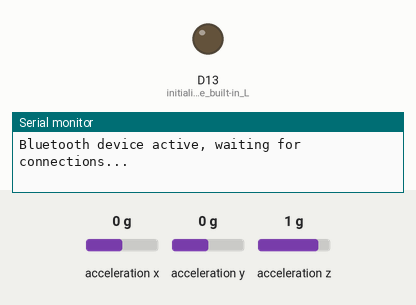
Recording of a sketch running on a simulated Arduino Nano 33 BLE. Shown: output pins drawn as LEDs (lit = HIGH), the last lines printed to the serial monitor. The inputs (shaded band) are chosen by the test bench; at power-on: acceleration x 0 g, acceleration y 0 g, acceleration z 1 g. Nothing arrives over Bluetooth unless stated; a phone connects over Bluetooth LE 3 s after start.

Above: at 0.1 s.
At 4.0 s:
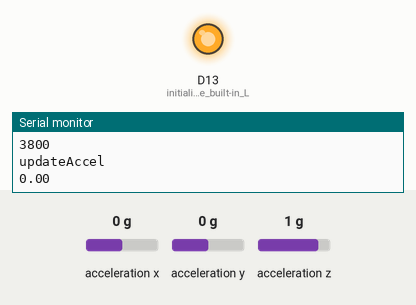
4.1 s: acceleration x set to -1.4 g
Timing chart, 0 to 7.1 s (numbered marks = the images above; inputs shaded):
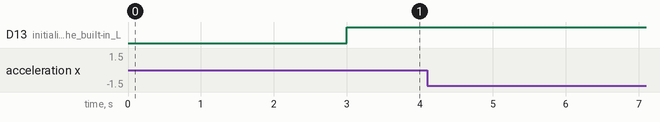

The sketch:

battery.ino
```cpp
#include <ArduinoBLE.h>
#include <Arduino_LSM9DS1.h>

//  // BLE Battery Service
// BLEService batteryService("180F");

 // BLE IMU Service
BLEService imuService("180F");

// // BLE Battery Level Characteristic
// BLEUnsignedCharCharacteristic batteryLevelChar("2A19",  // standard 16-bit characteristic UUID
//     BLERead | BLENotify); // remote clients will be able to get notifications if this characteristic changes

// BLE accelerometer Characteristic
BLEFloatCharacteristic accelerometerChar("2A19",
    BLERead | BLENotify);

int oldBatteryLevel = 0;  // last battery level reading from analog input
long previousMillis = 0;  // last time the battery level was checked, in ms

float oldAccelerometer = 0;  // last battery level reading from analog input
float oldAccX = 0;
float x, y, z;

void setup() {
    Serial.begin(9600);    // initialize serial communication
    while (!Serial);

    pinMode(LED_BUILTIN, OUTPUT); // initialize the built-in LED pin to indicate when a central is connected

    // begin initialization
    if (!BLE.begin()) {
        Serial.println("starting BLE failed!");

        while (1);
    }

    if (!IMU.begin()) {
        Serial.println("Failed to initialize IMU!");
        while (1);
    }

    /* Set a local name for the BLE device
        This name will appear in advertising packets
        and can be used by remote devices to identify this BLE device
        The name can be changed but maybe be truncated based on space left in advertisement packet
    */
    // BLE.setLocalName("BatteryMonitor");
    // BLE.setAdvertisedService(batteryService); // add the service UUID
    // batteryService.addCharacteristic(batteryLevelChar); // add the battery level characteristic
    // BLE.addService(batteryService); // Add the battery service
    // batteryLevelChar.writeValue(oldBatteryLevel); // set initial value for this characteristic

    BLE.setLocalName("IMU");
    BLE.setAdvertisedService(imuService); // add the service UUID
    imuService.addCharacteristic(accelerometerChar); // add the battery level characteristic
    BLE.addService(imuService); // Add the battery service
    accelerometerChar.writeValue(oldAccX); // set initial value for this characteristic
    /* Start advertising BLE.  It will start continuously transmitting BLE
        advertising packets and will be visible to remote BLE central devices
        until it receives a new connection */

    // start advertising
    BLE.advertise();

    Serial.println("Bluetooth device active, waiting for connections...");
    }

void loop() {
    // wait for a BLE central
    BLEDevice central = BLE.central();

    // if a central is connected to the peripheral:
    if (central) {
        Serial.print("Connected to central: ");
        // print the central's BT address:
        Serial.println(central.address());
        // turn on the LED to indicate the connection:
        digitalWrite(LED_BUILTIN, HIGH);
        Serial.println("led on");
        // check the battery level every 200ms
        // while the central is connected:
        while (central.connected()) {
            long currentMillis = millis();
            // if 200ms have passed, check the battery level:
            if (currentMillis - previousMillis >= 200) {
                previousMillis = currentMillis;
                Serial.println(currentMillis);
                // updateBatteryLevel();
                updateAccelerometer();
            }
        }
        Serial.println("before led off");
        // when the central disconnects, turn off the LED:
        digitalWrite(LED_BUILTIN, LOW);
        Serial.print("Disconnected from central: ");
        Serial.println(central.address());
    }
}

// void updateBatteryLevel() {
//     /* Read the current voltage level on the A0 analog input pin.
//         This is used here to simulate the charge level of a battery.
//     */
//     int battery = analogRead(A0);
//     int batteryLevel = map(battery, 0, 1023, 0, 100);

//     if (batteryLevel != oldBatteryLevel) {      // if the battery level has changed
//         Serial.print("Battery Level % is now: "); // print it
//         Serial.println(batteryLevel);
//         batteryLevelChar.writeValue(batteryLevel);  // and update the battery level characteristic
//         oldBatteryLevel = batteryLevel;           // save the level for next comparison
//     }
// }

void updateAccelerometer() {
    Serial.println("updateAccel");
    if (IMU.accelerationAvailable()) {
        IMU.readAcceleration(x, y, z);
    }

    float accX = x;
    Serial.println(x);
    // if (x > 0.1) {
    //     x = 100 * x;
    //     degreesX = map(x, 0, 97, 0, 90);
    //     Serial.print("Tilting up ");
    //     Serial.print(degreesX);
    //     Serial.println("  degrees");
    // }
    // if (x < -0.1) {
    //     x = 100 * x;
    //     degreesX = map(x, 0, -100, 0, 90);
    //     Serial.print("Tilting down ");
    //     Serial.print(degreesX);
    //     Serial.println("  degrees");
    // }
    // if (y > 0.1) {
    //     y = 100 * y;
    //     degreesY = map(y, 0, 97, 0, 90);
    //     Serial.print("Tilting left ");
    //     Serial.print(degreesY);
    //     Serial.println("  degrees");
    // }
    // if (y < -0.1) {
    //     y = 100 * y;
    //     degreesY = map(y, 0, -100, 0, 90);
    //     Serial.print("Tilting right ");
    //     Serial.print(degreesY);
    //     Serial.println("  degrees");
    // }
    // delay(1000);


    if (accX != oldAccX) {      // if the battery level has changed
        Serial.print("X accelerometer value is now: "); // print it
        Serial.println(accX);
        accelerometerChar.writeValue(accX);  // and update the battery level characteristic
        oldAccX = accX;           // save the level for next comparison
    }
}
```
